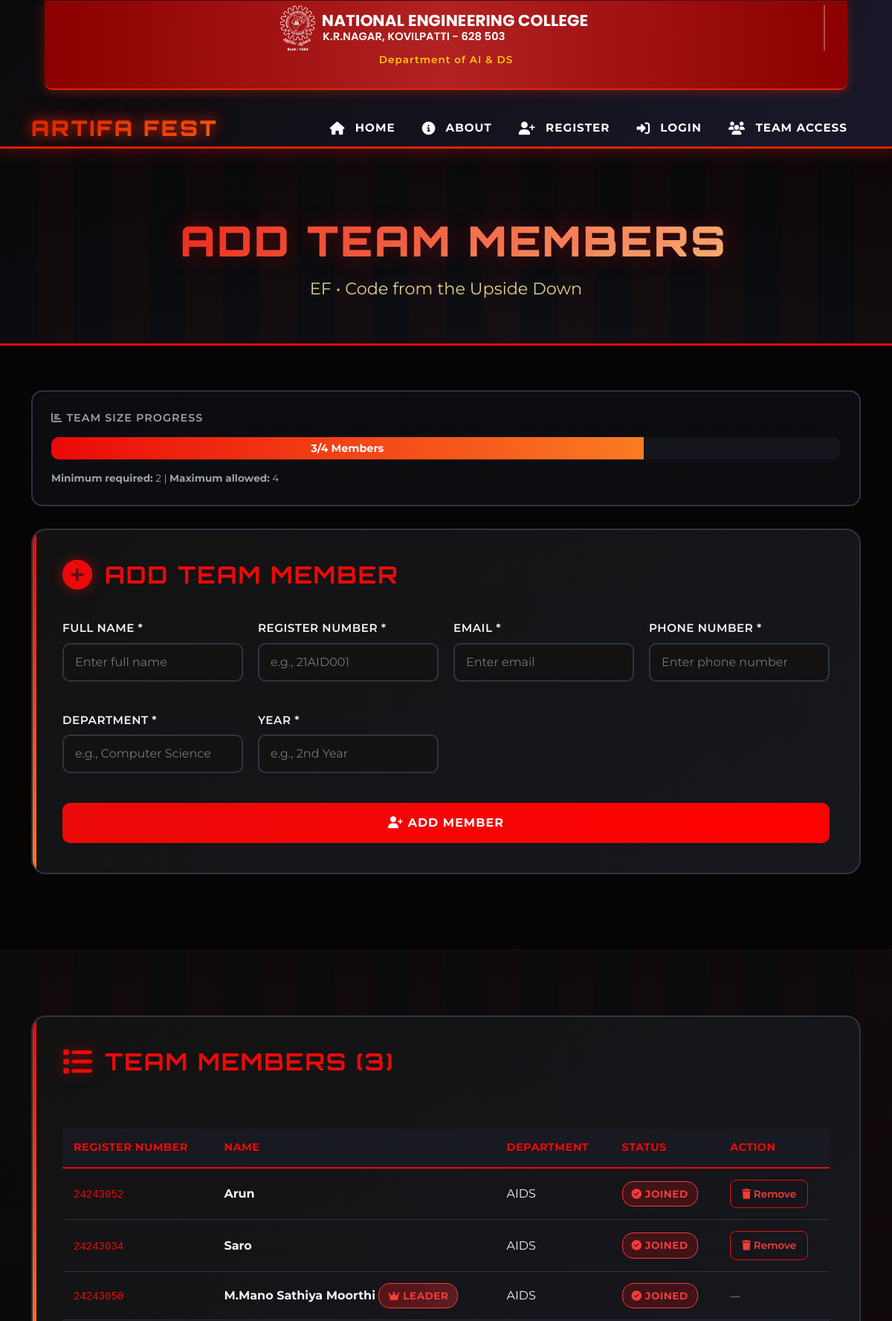
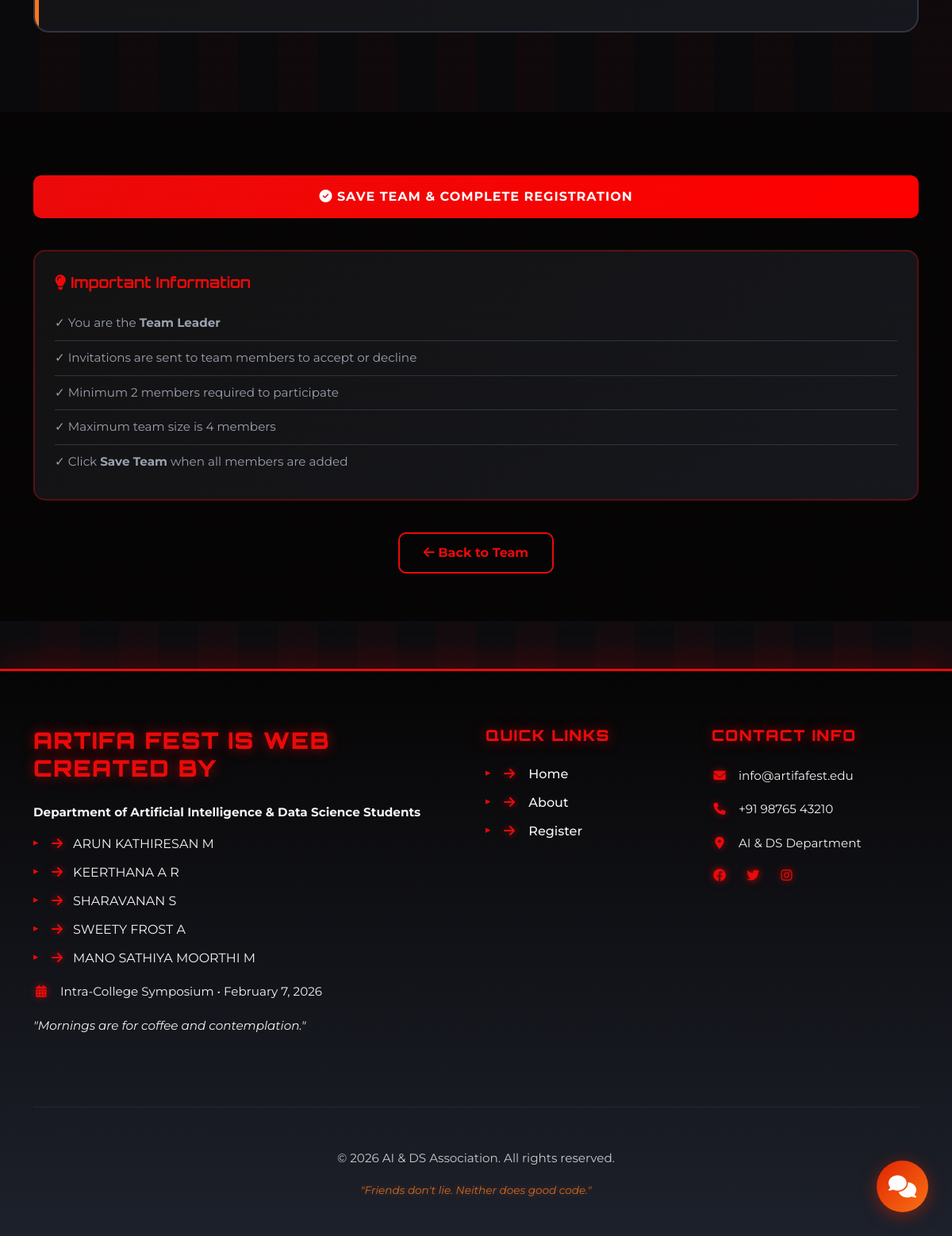
/team/24/add-members/ (signed in), run on the app's committed database (2 pictures, top to bottom).
### core/models.py (models this page shows, shortened)
class TeamMember(models.Model):
    STATUS_CHOICES = [
        ('pending', 'Pending'),
        ('joined', 'Joined'),
        ('declined', 'Declined'),
    ]
    team = models.ForeignKey(Team, on_delete=models.CASCADE, related_name='members')
    registration = models.ForeignKey(Registration, on_delete=models.CASCADE, related_name='team_memberships', null=True, blank=True)
    status = models.CharField(max_length=20, choices=STATUS_CHOICES, default='pending')
    joined_at = models.DateTimeField(null=True, blank=True)
    added_at = models.DateTimeField(auto_now_add=True)
    class Meta:
        unique_together = ['team', 'registration']
        ordering = ['-added_at']
        indexes = [
            models.Index(fields=['team', 'status']),
            models.Index(fields=['registration', 'status']),
        ]

class Registration(models.Model):
    YEAR_CHOICES = [
        ('1', '1st Year'),
        ('2', '2nd Year'),
        ('3', '3rd Year'),
        ('4', '4th Year'),
    ]
    DEPARTMENT_CHOICES = [
        ('AIDS', 'AI & DS'),
        ('CSE', 'Computer Science'),
        ('IT', 'Information Technology'),
        ('ECE', 'Electronics & Communication'),
        ('EEE', 'Electrical & Electronics'),
        ('MECH', 'Mechanical'),
        ('CIVIL', 'Civil'),
        ('OTHER', 'Other'),
    ]
    register_number = models.CharField(max_length=20, unique=True, help_text='Unique registration number', null=True)
    full_name = models.CharField(max_length=200, null=True)
    year = models.CharField(max_length=1, choices=YEAR_CHOICES, null=True)
    department = models.CharField(max_length=10, choices=DEPARTMENT_CHOICES, null=True)
    phone_number = models.CharField(max_length=15, null=True, blank=True)
    email = models.EmailField(null=True)
    is_verified = models.BooleanField(default=False)
    event = models.ForeignKey(Event, on_delete=models.CASCADE)
    registered_at = models.DateTimeField(auto_now_add=True)
    team = models.ForeignKey('Team', on_delete=models.SET_NULL, null=True, blank=True, related_name='registrations', help_text='Team this registration belongs to')
    team_name = models.CharField(max_length=100, blank=True, null=True)
    team_members = models.IntegerField(default=0, help_text='Count of team members (0 if not team lead)')
    team_password = models.CharField(max_length=255, blank=True, null=True, help_text='Team password (hashed) for team login verification')
    is_team_lead = models.BooleanField(default=False, help_text='Whether this participant is a team lead')
    class Meta:
        unique_together = ['register_number', 'event']
        ordering = ['-registered_at']

### core/views.py (the view, shortened to what this page needs)
# urls.py: path('team/<int:team_id>/add-members/', views.team_add_members, name='team_add_members'),
@team_login_required
def team_add_members(request, team_id):
    team = get_object_or_404(Team, id=team_id)
    if team.id != request.session.get('team_id'):
        messages.error(request, 'Team access denied.')
        return redirect('team_login')
    is_admin = request.user.is_authenticated and (request.user.is_superuser or request.user.is_staff)
    is_leader = False
    if not is_admin:
        if request.user.is_authenticated:
            is_leader = team.created_by and team.created_by.user == request.user
        if not is_leader and request.user.is_authenticated:
            messages.error(request, 'You do not have permission to manage this team.')
            return redirect('team_dashboard')
    members = team.members.select_related('registration', 'registration__event').all()
    progress_percent = 0
    if team.event.max_team_size > 0:
        progress_percent = int((team.member_count / team.event.max_team_size) * 100)
    context = {
        'team': team,
        'members': members,
        'event': team.event,
        'event_max_size': team.event.max_team_size,
        'event_min_size': team.event.min_team_size,
        'current_member_count': team.member_count,
        'progress_percent': progress_percent,
        'is_leader': is_leader,
        'is_admin': is_admin,
    }
    return render(request, 'core/team_add_members.html', context)

### core/templates/core/team_add_members.html (shortened to what this page needs)
{% extends 'base.html' %}
{% load static %}
{% block content %}
<section class="add-members-hero">
    <div class="container">
        <h1 class="members-title">
        </h1>
        <p class="members-subtitle">{{ team.name }} • {{ event.name }}</p>
    </div>
</section>
<section class="members-content">
    <div class="container">
        <div class="progress-box">
            <div class="progress-label"><i class="fas fa-chart-bar"></i> Team Size Progress</div>
            <div class="progress-bar-custom">
                <div class="progress-fill" style="width: {{ progress_percent }}%">
                    {{ current_member_count }}/{{ event_max_size }} Members
                </div>
            </div>
            <div class="progress-info">
                <strong>Minimum required:</strong> {{ event_min_size }} | <strong>Maximum allowed:</strong> {{ event_max_size }}
            </div>
        </div>
        <div class="form-section">
            <h2 class="section-header">
                <i class="fas fa-plus-circle"></i> Add Team Member
            </h2>
            {% if current_member_count < event_max_size %}
                <form method="POST" class="needs-validation">
                    <div style="display: grid; grid-template-columns: repeat(auto-fit, minmax(200px, 1fr)); gap: 20px;">
                        <div class="form-group">
                            <label for="full_name" class="form-label">Full Name *</label>
                            <input type="text" class="form-control" id="full_name" name="full_name" placeholder="Enter full name" required>
                        </div>
                        <div class="form-group">
                            <label for="register_number" class="form-label">Register Number *</label>
                            <input type="text" class="form-control" id="register_number" name="register_number" placeholder="e.g., 21AID001" required>
                        </div>
                        <div class="form-group">
                            <label for="email" class="form-label">Email *</label>
                            <input type="email" class="form-control" id="email" name="email" placeholder="Enter email" required>
                        </div>
                        <div class="form-group">
                            <label for="phone_number" class="form-label">Phone Number *</label>
                            <input type="tel" class="form-control" id="phone_number" name="phone_number" placeholder="Enter phone number" required>
                        </div>
                        <div class="form-group">
                            <label for="department" class="form-label">Department *</label>
                            <input type="text" class="form-control" id="department" name="department" placeholder="e.g., Computer Science" required>
                        </div>
                        <div class="form-group">
                            <label for="year" class="form-label">Year *</label>
                            <input type="text" class="form-control" id="year" name="year" placeholder="e.g., 2nd Year" required>
                        </div>
                    </div>
                    <button type="submit" class="btn-submit">
                        <i class="fas fa-user-plus"></i> Add Member
                    </button>
                </form>
            {% else %}
                <div class="alert-full" style="background: hsl(0 92% 48% / 0.1); border-color: hsl(0 92% 48%); color: hsl(0 92% 60%);">
                    <i class="fas fa-info-circle"></i> <strong>Team is full!</strong> No more members can be added.
                </div>
            {% endif %}
        </div>
    </div>
</section>
<section class="members-list-section">
    <div class="container">
        <div class="form-section" style="margin-top: 30px;">
            <h2 class="section-header">
                <i class="fas fa-list"></i> Team Members ({{ current_member_count }})
            </h2>
            {% if members %}
                <div style="overflow-x: auto;">
                    <table class="table-custom">
                        <thead>
                            <tr>
                                <th>Register Number</th>
                                <th>Name</th>
                                <th>Department</th>
                                <th>Status</th>
                                <th>Action</th>
                            </tr>
                        </thead>
                        <tbody>
                            {% for member in members %}
                                <tr>
                                    <td><code style="color: hsl(var(--primary));">{{ member.registration.register_number }}</code></td>
                                    <td>
                                        <strong>{{ member.registration.full_name }}</strong>
                                        {% if member.registration == team.created_by %}
                                            <span class="badge-custom badge-leader"><i class="fas fa-crown"></i> Leader</span>
                                        {% endif %}
                                    </td>
                                    <td>{{ member.registration.department }}</td>
                                    <td>
                                        {% if member.status == 'joined' %}
                                            <span class="badge-custom badge-joined"><i class="fas fa-check-circle"></i> Joined</span>
                                        {% elif member.status == 'pending' %}
                                            <span class="badge-custom badge-pending"><i class="fas fa-hourglass-half"></i> Pending</span>
                                        {% else %}
                                            <span class="badge-custom badge-declined"><i class="fas fa-times-circle"></i> Declined</span>
                                        {% endif %}
                                    </td>
                                    <td>
                                        {% if member.registration != team.created_by %}
                                            <form method="POST" style="display: inline;">
                                                <button type="submit" class="btn-remove" onclick="return confirm('Remove {{ member.registration.full_name }}?')">
                                                    <i class="fas fa-trash"></i> Remove
                                                </button>
                                            </form>
                                        {% else %}
                                            <span style="color: hsl(var(--muted-foreground)); font-size: 0.85rem;">—</span>
                                        {% endif %}
                                    </td>
                                </tr>
                            {% endfor %}
                        </tbody>
                    </table>
                </div>
            {% else %}
                <div class="empty-state" style="margin-top: 30px;">
                    <div class="empty-icon"><i class="fas fa-users"></i></div>
                    <div class="empty-text">No members added yet. Use the form above to add members.</div>
                </div>
            {% endif %}
        </div>
    </div>
</section>
<section class="members-content">
    <div class="container">
        <form method="POST" style="margin-bottom: 40px;">
            {% if current_member_count >= event_min_size %}
                <button type="submit" class="btn-submit" style="background: linear-gradient(135deg, hsl(0 92% 48%), hsl(0 100% 50%));">
                    <i class="fas fa-check-circle"></i> Save Team & Complete Registration
                </button>
            {% else %}
                <button type="button" class="btn-submit" disabled style="opacity: 0.5; cursor: not-allowed;">
                    <i class="fas fa-lock"></i> Save Team (Add at least {{ event_min_size }} members first)
                </button>
            {% endif %}
        </form>
        <div class="info-box">
            <div class="info-title"><i class="fas fa-lightbulb"></i> Important Information</div>
            <ul class="info-list">
                <li>✓ You are the <strong>Team Leader</strong></li>
                <li>✓ Invitations are sent to team members to accept or decline</li>
                <li>✓ Minimum {{ event_min_size }} members required to participate</li>
                <li>✓ Maximum team size is {{ event_max_size }} members</li>
                <li>✓ Click <strong>Save Team</strong> when all members are added</li>
            </ul>
        </div>
        <div style="text-align: center; margin-top: 40px;">
            <a href="{% url 'team_dashboard' %}" class="cta-btn">
                <i class="fas fa-arrow-left"></i> Back to Team
            </a>
        </div>
    </div>
</section>
{% endblock %}

### data on the page
TeamMember: registration.register_number "24243052", registration.full_name "Arun", registration.department "AIDS", status "joined" (drawn)
TeamMember: registration.register_number "24243034", registration.full_name "Saro", registration.department "AIDS", status "joined" (drawn)
TeamMember: registration.register_number "24243050", registration.full_name "M.Mano Sathiya Moorthi", shows "LEADER", registration.department "AIDS", status "joined" (drawn)

### other printed values
{{ current_member_count }} "3"
{{ event_max_size }} "4"
{{ event_min_size }} "2"
